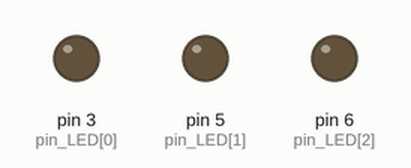
Simulated run of this sketch. Board: Arduino Uno, built with avr-gcc and run on an emulated ATmega328P. Parts: output pins drawn as LEDs (lit = HIGH).

Above: at 0.15 s.
Timing chart, 0 to 1.6 s (numbered marks = the images above):
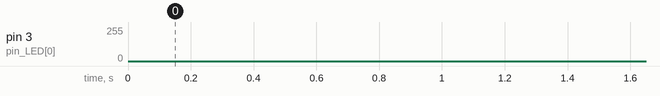

The sketch:

app.ino
```cpp
int pin_LED[] = {3,5,6};

void setup(){
    for(int i=0; i<3; i++)pinMode(pin_LED[i], OUTPUT);
}

void loop(){
    for(int j=0; j<3; j++){
        for(int i=0; i<255; i++){
            analogWrite(pin_LED[j], i);
            delay(1);
        }
        for(int i=255; i>=0; i--){
            analogWrite(pin_LED[j],i);
            delay(1);
        }
    }
}
```
